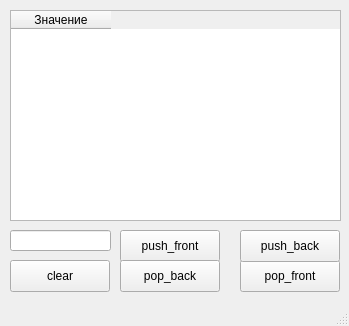
<?xml version="1.0" encoding="UTF-8"?>
<ui version="4.0">
 <class>MainWindow</class>
 <widget class="QMainWindow" name="MainWindow">
  <property name="geometry">
   <rect>
    <x>0</x>
    <y>0</y>
    <width>349</width>
    <height>326</height>
   </rect>
  </property>
  <property name="windowTitle">
   <string>MainWindow</string>
  </property>
  <widget class="QWidget" name="centralwidget">
   <widget class="QTableWidget" name="tableWidget">
    <property name="geometry">
     <rect>
      <x>10</x>
      <y>10</y>
      <width>331</width>
      <height>211</height>
     </rect>
    </property>
    <column>
     <property name="text">
      <string>Значение</string>
     </property>
    </column>
   </widget>
   <widget class="QLineEdit" name="lineEdit">
    <property name="geometry">
     <rect>
      <x>10</x>
      <y>230</y>
      <width>101</width>
      <height>21</height>
     </rect>
    </property>
   </widget>
   <widget class="QPushButton" name="pushButton_pushFront">
    <property name="geometry">
     <rect>
      <x>120</x>
      <y>230</y>
      <width>100</width>
      <height>32</height>
     </rect>
    </property>
    <property name="text">
     <string>push_front</string>
    </property>
   </widget>
   <widget class="QPushButton" name="pushButton_PopBack">
    <property name="geometry">
     <rect>
      <x>120</x>
      <y>260</y>
      <width>100</width>
      <height>32</height>
     </rect>
    </property>
    <property name="text">
     <string>pop_back</string>
    </property>
   </widget>
   <widget class="QPushButton" name="pushButton_clear">
    <property name="geometry">
     <rect>
      <x>10</x>
      <y>260</y>
      <width>100</width>
      <height>32</height>
     </rect>
    </property>
    <property name="text">
     <string>clear</string>
    </property>
   </widget>
   <widget class="QPushButton" name="pushButton_popFront">
    <property name="geometry">
     <rect>
      <x>240</x>
      <y>260</y>
      <width>100</width>
      <height>32</height>
     </rect>
    </property>
    <property name="text">
     <string>pop_front</string>
    </property>
   </widget>
   <widget class="QPushButton" name="pushButton_pushBack">
    <property name="geometry">
     <rect>
      <x>240</x>
      <y>230</y>
      <width>100</width>
      <height>32</height>
     </rect>
    </property>
    <property name="text">
     <string>push_back</string>
    </property>
   </widget>
  </widget>
  <widget class="QMenuBar" name="menubar">
   <property name="geometry">
    <rect>
     <x>0</x>
     <y>0</y>
     <width>349</width>
     <height>24</height>
    </rect>
   </property>
  </widget>
  <widget class="QStatusBar" name="statusbar"/>
 </widget>
 <resources/>
 <connections/>
</ui>
